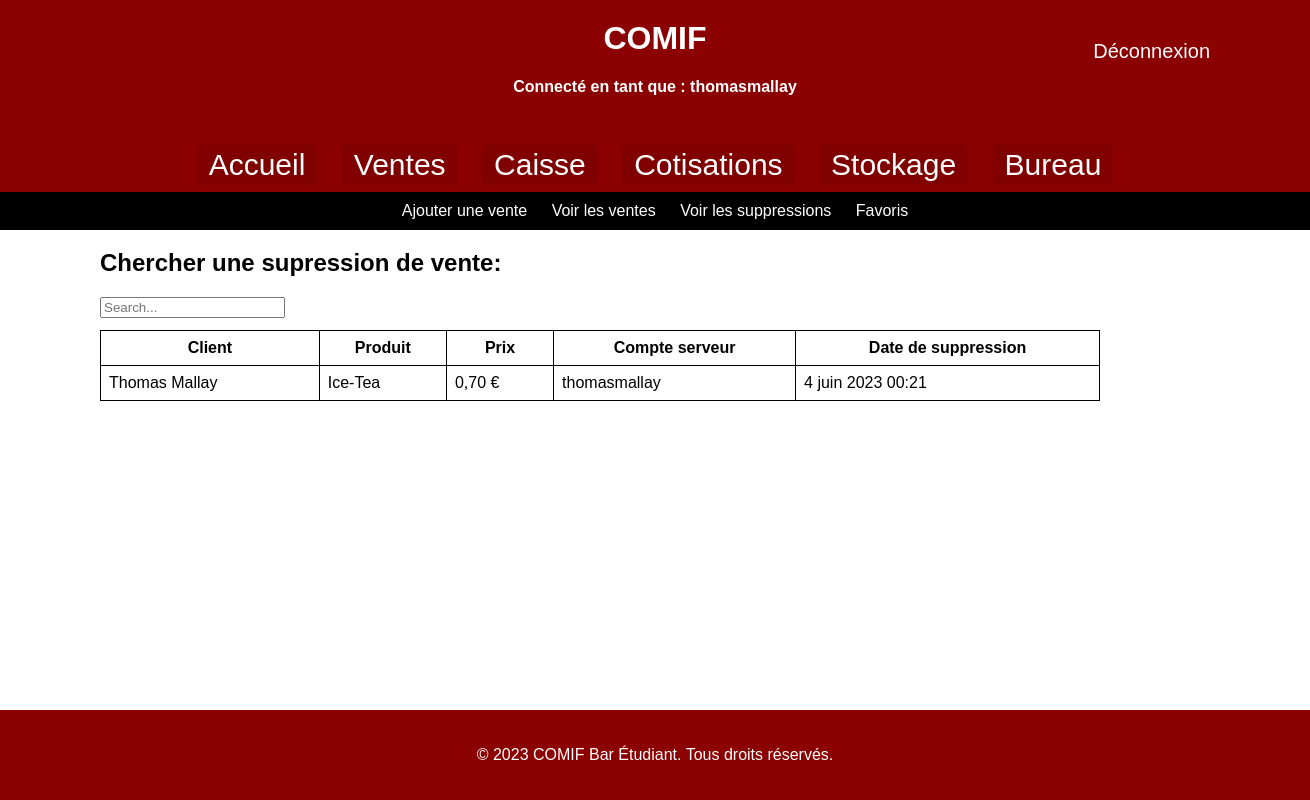
Page /voirsupvente/ (signed in) on the committed database.
### AppCotisants/models.py (models this page shows)
class SupVente(models.Model):
    produit = models.CharField(max_length=50)
    prix = models.DecimalField(max_digits=8, decimal_places=2)
    client = models.CharField(max_length=50)
    compte_serveur = models.CharField(max_length=30)
    date_suppression = models.DateTimeField(auto_now_add=True)

### AppCotisants/views.py (the view)
# urls.py: path('voirsupvente/', views2.voir_supvente),
@login_required
def voir_supvente(request):
    return render(request, 'voirsupvente.html',{'dataSupVentes':SupVente.objects.order_by('-date_suppression').all(),'username': request.user.username})

### templates/voirsupvente.html (shortened to what this page needs)
<!DOCTYPE html>
<html>
<head>
    {% load static %}
</head>
<body>
<header>
    <h1>COMIF</h1>
    <h4 style="color: white;">Connecté en tant que : {{ username }}</h4>
    <a href="{% url 'logout' %}" style="font-size: 20px; position: absolute; top: 40px; right: 100px;
     color: white; text-decoration: none;">Déconnexion</a>
</header>
  <nav>
    <a href="/welcome">Accueil</a>
    <a href="/ajtvente">Ventes</a>
    <a href="/gstsoldes">Caisse</a>
    <a href="/ajtcotisants">Cotisations</a>
    <a href="/ajtproduits">Stockage</a>
    <a href="/tresorerie">Bureau</a>
  </nav>
  <div class="navbar">
    <a href="/ajtvente">Ajouter une vente</a>
    <a href="/voirventes">Voir les ventes</a>
    <a href="/voirsupvente">Voir les suppressions</a>
    <a href="/gstfavoris">Favoris</a>
  </div>
<section>
    <h2>Chercher une supression de vente:</h2>
    <div class="form-group">
        <input id="search" class="form-control" type="text" placeholder="Search...">
    </div>
    <br />
    <div class="scrollable-table">
        <table width="700" border="1" style="border-collapse:collapse;">
            <thead>
            <tr>
                <th>Client</th>
                <th>Produit</th>
                <th>Prix</th>
                <th>Compte serveur</th>
                <th>Date de suppression</th>
            </tr>
            </thead>
            <tbody id="myTable">
            {% for s in dataSupVentes|slice:":10" %}
              <tr>
                <td>{{ s.client }}</td>
                <td>{{ s.produit }}</td>
                <td>{{ s.prix }} €</td>
                <td>{{ s.compte_serveur }}</td>
                <td>{{ s.date_suppression }}</td>
              </tr>
            {% endfor %}
            </tbody>
        </table>
    </div>
</section>
<footer>
    <p>&copy; 2023 COMIF Bar Étudiant. Tous droits réservés.</p>
</footer>
</body>
</html>

### templates/voirsupvente.html (style rules this page uses)
body { font-family: Arial, sans-serif; margin: 0; padding: 0; background-size: cover; background-position: center; display: flex; flex-direction: column; min-height: 100vh; }
header { background-color: #8B0000; color: #fff; padding: 20px; text-align: center; }
h1 { margin: 0; }
nav { background-color: #8B0000; color: #fff; padding: 10px; text-align: center; }
nav a { color: #fff; text-decoration: none; margin: 0 10px; font-size: 30px; padding: 4px 12px; border-radius: 5px; background-color: #800000; }
.navbar { background-color: #000; color: #fff; text-align: center; padding: 10px; }
.navbar a { color: #fff; text-decoration: none; margin: 0 10px; }
section { position: absolute; top: O px; left: 100px; position: relative; }
footer { background-color: #8B0000; color: #fff; padding: 20px; text-align: center; margin-top: auto; }
table { border-collapse: collapse; width: 1000px; }
th, td { border: 1px solid black; padding: 8px; }
.scrollable-table { position: absolute; top: 100px; left: Opx; height: 250px; overflow-y: scroll; }

### rows in the picture
SupVente: client "Thomas Mallay", produit "Ice-Tea", prix "0,70", compte_serveur "thomasmallay", date_suppression "4 juin 2023 00:21"

### other values in the picture
{{ username }} "thomasmallay"
